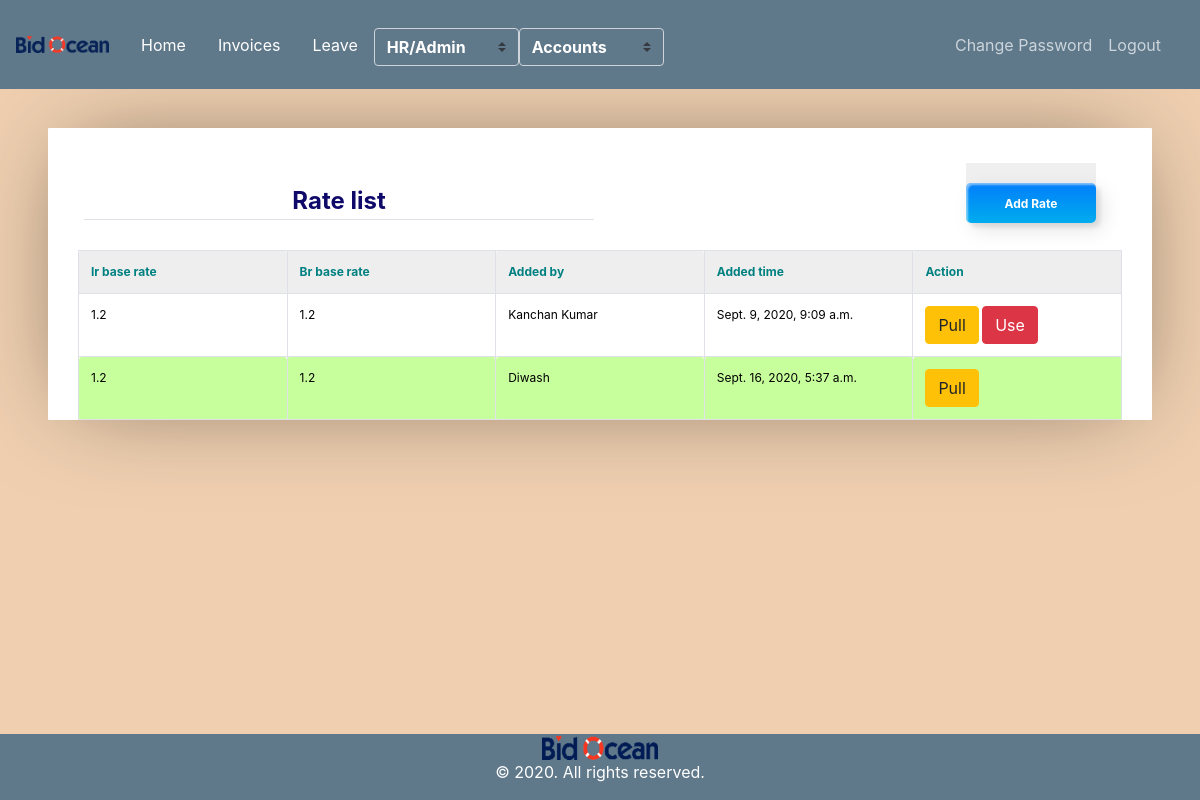
The app's page /rate-list/ (signed in) with its own data.
### user_invoice/models.py (models this page shows, shortened)
class Rate(models.Model):
	id                  = models.AutoField(primary_key=True)
	base_ir             = models.CharField(max_length=300, null=True, blank=True)
	base_br             = models.CharField(max_length=200, null=True, blank=True)
	total_pay           = models.CharField(max_length=200, null=True, blank=True)
	difficultnp         = models.CharField(max_length=300, null=True, blank=True)
	extra_hours         = models.CharField(max_length=300, null=True, blank=True)
	file_attach         = models.CharField(max_length=300, null=True, blank=True)
	add_auth_days       = models.CharField(max_length=300, null=True, blank=True)
	new_entities_added  = models.CharField(max_length=300, null=True, blank=True)
	extra_days          = models.CharField(max_length=300, null=True, blank=True)
	duplicate_entities  = models.CharField(max_length=300, null=True, blank=True)
	errors              = models.CharField(max_length=300, null=True, blank=True)
	fines               = models.CharField(max_length=300, null=True, blank=True)
	duplicate_solic     = models.CharField(max_length=300)
	entity_cont_wrong   = models.CharField(max_length=300)
	false_referal       = models.CharField(max_length=300)
	fraudsolic_update   = models.CharField(max_length=300)
	source_ret_wo_res   = models.CharField(max_length=300)
	missed_bond         = models.CharField(max_length=300)
	missed_categories   = models.CharField(max_length=300)
	missed_solic_src    = models.CharField(max_length=300)
	missed_file         = models.CharField(max_length=300)
	missed_link         = models.CharField(max_length=300)
	missed_term         = models.CharField(max_length=300)
	not_posted_lead     = models.CharField(max_length=300)
	other_error         = models.CharField(max_length=300)
	other_serious_err   = models.CharField(max_length=300)
	refreshing_wds      = models.CharField(max_length=300)
	wage_not_selected   = models.CharField(max_length=300)
	skipped_solic       = models.CharField(max_length=300)
	source_ret_wo_note  = models.CharField(max_length=300)
	unjustified_absence = models.CharField(max_length=300)
	wrong_pre_bid       = models.CharField(max_length=300)
	wrong_categories    = models.CharField(max_length=300)
	wrong_geo_location  = models.CharField(max_length=300)
	incorrect_scope     = models.CharField(max_length=300)
	wrong_text_format   = models.CharField(max_length=300)
	auth_day_off        = models.CharField(max_length=300)
	unauth_day_off      = models.CharField(max_length=300)
	added_by            = models.ForeignKey(Employee, on_delete=models.SET_NULL, null=True, blank=True)
	added_date          = models.DateTimeField(auto_now_add=True)
	is_approved         = models.SmallIntegerField(default=0)

class Employee(models.Model):
	id         = models.AutoField(primary_key=True)
	name       = models.CharField(max_length=300)
	role       = models.ForeignKey(Role,on_delete=models.CASCADE)
	salary     = models.CharField(max_length=300, null=True, blank=True)
	address    = models.CharField(max_length=300)
	emp_id     = models.CharField(max_length=300, null=True, blank=True)
	phone_no   = models.CharField(max_length=300)
	auth_tbl   = models.OneToOneField(Userdetail, on_delete=models.CASCADE)
	added_at   = models.DateTimeField(auto_now_add=True)
	is_manager = models.SmallIntegerField(default=0)
	report_to  = models.ForeignKey('self', on_delete=models.SET_NULL, null=True, blank=True, related_name='empreport_to')

### user_invoice/views.py (the view)
# urls.py: path('rate-list/',views.RateDisplayView.as_view(),name='rate_list'),
class RateDisplayView(AdminOrHROrAccountsPanelMixin,TemplateView):
    template_name = "user_invoice/rate_list.html"
    def get(self, request):
        employee = Employee.objects.get(auth_tbl=self.request.user)
        role     = employee.role.name.lower()
        context = {
            'role'     : role,
            'rates'    : Rate.objects.all(),
            'title'    : 'Rate list',
            'employee' : employee
        }
        return render(request, self.template_name, context)

### user_invoice/mixin.py (called while the page is built)
    def test_func(self):
        user     = self.request.user
        employee = Employee.objects.get(auth_tbl=user)
        return employee.role.name.lower() == 'admin' or employee.role.name.lower() == 'hr' or employee.role.name.lower() == 'accounts'

### user_invoice/templates/user_invoice/rate_list.html (shortened to what this page needs)
{% extends "user_invoice/base.html" %}
{% load crispy_forms_tags %}
{% block content %}
		<div class='container'>
		<table  width="100%">
			<tr>
				<td><legend class="border-bottom mb-4" style="color: rgb(15, 9, 105);text-align: center;"><b>Rate list</b> </legend></td>
				<td align="right"><a href="{% url 'rate_add' %}"><button class="custom-btn btn-12"><span>Click!</span><span><b> Add Rate</b></span></button></a></td>
			</tr>
		</table>
		<table cellpadding="0" cellspacing="0" border="0" class="table table-bordered table-striped  display" width="100%">
			<tr>
				<th style="color: teal;"><b>Ir base rate</b>  </th>
				<th style="color: teal;"><b>Br base rate</b></th>
				<th style="color: teal;"><b> Added by</b></th>
				<th style="color: teal;"><b> Added time</b></th>
				<th style="color: teal;"><b> Action</b></th>
			</tr>
			{% for rate in rates %}
				<tr {% if rate.is_approved == 1 %} style="background-color:#C8FF9D" {% endif %}>
					<td style="color: rgb(0, 0, 0);">{{rate.base_ir}}</td>
					<td style="color: rgb(0, 0, 0);">{{rate.base_br}}</td>
					<td style="color: rgb(0, 0, 0);">{{rate.added_by.name}}</td>
					<td style="color: rgb(0, 0, 0);">{{rate.added_date}}</td>
					<td style="color: rgb(0, 0, 0);"> <a href="{% url 'rate_pull' rate.pk %}"><button  class="btn btn-warning" >Pull</button></a>
						{% if rate.is_approved == 0 %}
						<a href="{% url 'rate_approve' rate.pk %}" onclick="return confirm('Are you sure want to use this rate?')" ><button  class="btn btn-danger" >Use</button></a> </td>
						{% endif %}
				</tr>
			{% endfor %}
		</table>
		</div>
{% endblock content %}

### user_invoice/static/user_invoice/main.css (style rules this page uses)
body { background: #fafafa; color: #333333; margin-top: 5rem; }

### user_invoice/templates/user_invoice/base.html (style rules this page uses)
a { color: white; }

### user_invoice/templates/user_invoice/rate_list.html (style rules this page uses)
* { border: 0; color: inherit; font-family: inherit; font-size: inherit; font-style: inherit; font-weight: inherit; line-height: inherit; list-style: none; margin: 0; padding: 0; text-decoration: none; vertical-align: top; }
table { font-size: 75%; table-layout: fixed; width: 100%; }
table { border-collapse: collapse; border-spacing: 2px; }
th, td { border-width: 0px; padding: 0.5em; position: relative; }
th, td { border-radius: 0.25em; border-style: solid; }
th { background: #EEE; border-color: #BBB; }
td { border-color: #DDD; }
html { font: 16px/1 'Open Sans', sans-serif; overflow: auto; padding: 0.5in; }
html { background: #EFCFB0; cursor: default; }
body { background: #FFF; border-radius: 1px; box-shadow: 0 0 1in -0.25in rgba(0, 0, 0, 0.5); }
.btn-12 { position: relative; right: 20px; bottom: 20px; border:none; box-shadow: none; width: 130px; height: 40px; line-height: 42px; -webkit-perspective: 230px; perspective: 230px; }
.btn-12 span { background: rgb(0,172,238); background: linear-gradient(0deg, rgba(0,172,238,1) 0%, rgba(2,126,251,1) 100%); display: block; position: absolute; width: 130px; height: 40px; box-shadow:inset 2px 2px 2px 0px rgba(255,255,255,.5), 7px 7px 20px 0px rgba(0,0,0,.1), 4px 4px 5px 0px rgba(0,0,0,.1); border-radius: 5px; margin:0; text-align: center; -webkit-box-sizing: border-box; -moz-box-sizing: border-box; box-sizing: border-box; -webkit-transition: all .3s; transition: all .3s; }
.btn-12 span:nth-child(2) { -webkit-transform: rotateX(0deg); -moz-transform: rotateX(0deg); transform: rotateX(0deg); -webkit-transform-origin: 50% 50% -20px; -moz-transform-origin: 50% 50% -20px; transform-origin: 50% 50% -20px; }

### records on screen
Rate: base_ir "1.2", base_br "1.2", added_by.name "Kanchan Kumar", added_date "Sept. 9, 2020, 9:09 a.m.", is_approved "Use"
Rate: base_ir "1.2", base_br "1.2", added_by.name "Diwash", added_date "Sept. 16, 2020, 5:37 a.m."
